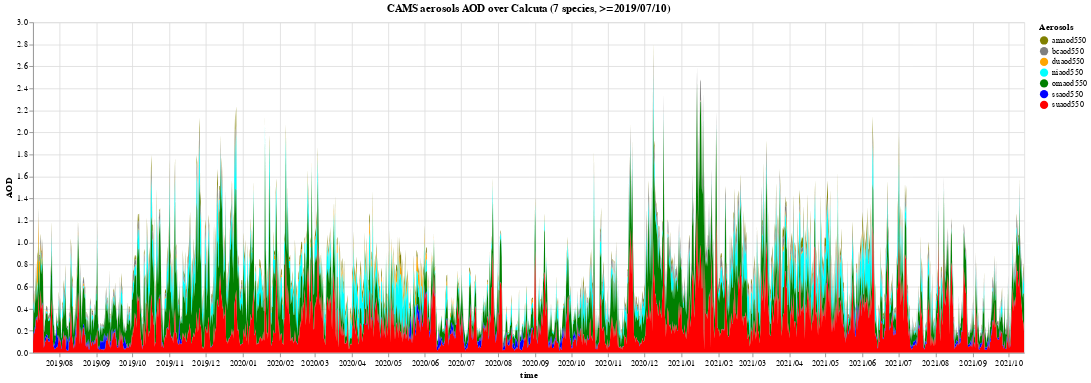

Notebook source saved alongside this figure:
### Markdown cell above
# 7-species plots

### Code cell
# Standard stack plot

alt.Chart(df_calcuta_7).transform_fold(
    ['amaod550',
     'duaod550',
     'niaod550',
     'omaod550',
     'bcaod550',
     'suaod550',
     'ssaod550'],
    as_ = ['Aerosols', 'AOD']
).mark_area().encode(
    alt.X('time:T', axis=alt.Axis(format='%Y/%m')),
    alt.Y('AOD:Q', stack='zero'),
    alt.Color('Aerosols:N', scale=alt.Scale(domain=domain7, range=range7_, nice={'interval': 'month', 'step': 1}))
    #alt.Color('Aerosols:N')
).properties(
    width=1200,
    height=400,
    title='CAMS aerosols AOD over Calcuta (7 species, >=2019/07/10)'
).interactive()

### Figure 1 — Vega-Lite specification as saved in the notebook (floating-point values rounded to 4 significant figures; data arrays with more than 128 entries replaced by an {"elided": "..."} marker saying what was removed)
{"config": {"view": {"continuousWidth": 400, "continuousHeight": 300}}, "data": {"name": "data-c7c9b8632c086a1698ef27d3aa2f2365"}, "mark": "area", "encoding": {"color": {"type": "nominal", "field": "Aerosols", "scale": {"domain": ["amaod550", "bcaod550", "duaod550", "niaod550", "omaod550", "ssaod550", "suaod550"], "nice": {"interval": "month", "step": 1}, "range": ["olive", "grey", "orange", "cyan", "green", "blue", "red"]}}, "x": {"type": "temporal", "axis": {"format": "%Y/%m"}, "field": "time"}, "y": {"type": "quantitative", "field": "AOD", "stack": "zero"}}, "height": 400, "selection": {"selector004": {"type": "interval", "bind": "scales", "encodings": ["x", "y"]}}, "title": "CAMS aerosols AOD over Calcuta (7 species, >=2019/07/10)", "transform": [{"fold": ["amaod550", "duaod550", "niaod550", "omaod550", "bcaod550", "suaod550", "ssaod550"], "as": ["Aerosols", "AOD"]}], "width": 1200, "$schema": "https://vega.github.io/schema/vega-lite/v4.8.1.json", "datasets": {"data-c7c9b8632c086a1698ef27d3aa2f2365": {"elided": "1655 records"}}}
